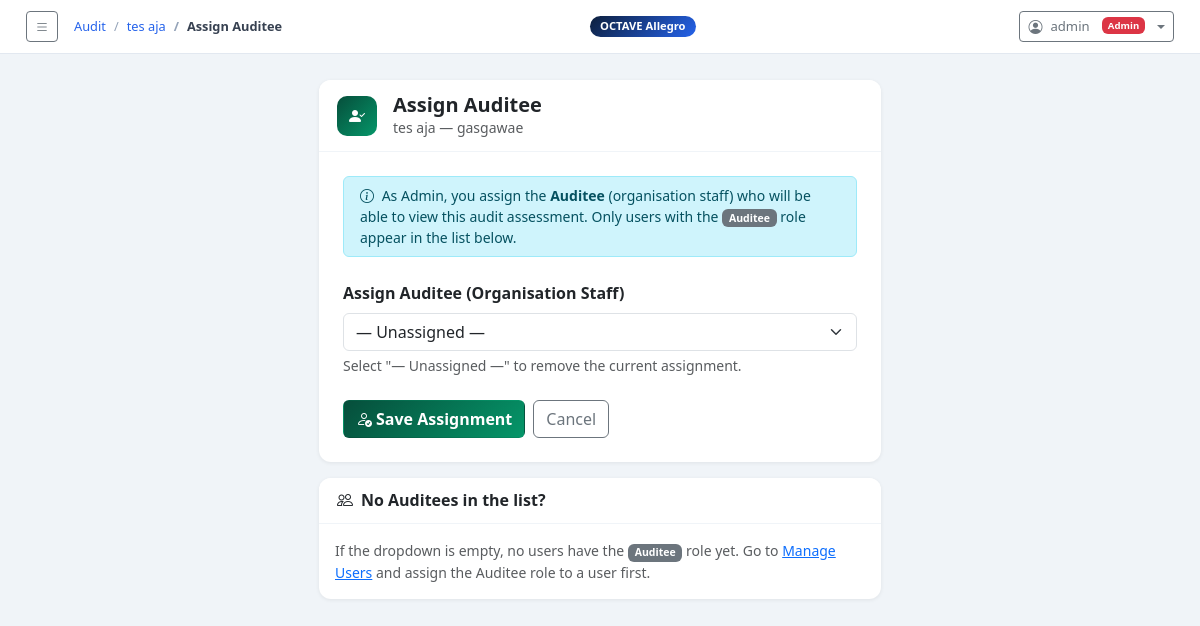
The page /audit/2/assign-auditee/ (signed in) on the database its author committed.
### octave_app/models.py (models this page shows, shortened)
class AuditAssessment(models.Model):
    owner          = models.ForeignKey(User, on_delete=models.SET_NULL, null=True, blank=True,
                         related_name='audit_assessments')
    assigned_auditee = models.ForeignKey(User, on_delete=models.SET_NULL, null=True, blank=True,
                         related_name='assigned_audit_assessments')
    title          = models.CharField(max_length=255)
    organization   = models.CharField(max_length=255)
    scope          = models.TextField()
    assessor_name  = models.CharField(max_length=255)
    assessor_email = models.EmailField(blank=True)
    start_date     = models.DateField(default=timezone.now)
    end_date       = models.DateField(null=True, blank=True)
    status         = models.CharField(max_length=20, choices=AUDIT_STATUS_CHOICES, default='draft')
    notes          = models.TextField(blank=True)
    created_at     = models.DateTimeField(default=timezone.now)
    updated_at     = models.DateTimeField(auto_now=True)
    class Meta:
        ordering = ['-created_at']

### octave_app/views.py (the view, shortened to what this page needs)
# urls.py: path('audit/<int:pk>/assign-auditee/',        views.audit_assign_auditee,   name='audit_assign_auditee'),
@login_required
@admin_required
def audit_assign_auditee(request, pk):
    from .forms import AssignAuditeeAuditForm
    audit = get_object_or_404(AuditAssessment, pk=pk)
    form  = AssignAuditeeAuditForm(request.POST or None, instance=audit)
    return render(request, 'octave_app/audit/audit_assign_auditee.html', {
        'form': form, 'audit': audit,
    })

### octave_app/forms.py
class AssignAuditeeAuditForm(forms.ModelForm):
    class Meta:
        model  = AuditAssessment
        fields = ['assigned_auditee']
        widgets = {'assigned_auditee': forms.Select(attrs={'class': 'form-select'})}
    def __init__(self, *args, **kwargs):
        super().__init__(*args, **kwargs)
        self.fields['assigned_auditee'].queryset    = User.objects.filter(profile__role='auditee')
        self.fields['assigned_auditee'].required    = False
        self.fields['assigned_auditee'].empty_label = '— Unassigned —'
        self.fields['assigned_auditee'].label       = 'Assign Auditee (Organisation Staff)'

### octave_app/context_processors.py (called while the page is built)
def sidebar_ctx(request):
    return {'octave_steps': OCTAVE_STEPS}

### octave_app/views.py (called while the page is built)
def admin_required(view_func):
    @wraps(view_func)
    def wrapper(request, *args, **kwargs):
        if not request.user.is_authenticated:
            return redirect('login')
        try:
            if request.user.profile.role != 'admin':
                messages.error(request, 'Access denied. Admin role required.')
                return redirect('dashboard')
        except UserProfile.DoesNotExist:
            messages.error(request, 'No profile found.')
            return redirect('dashboard')
        return view_func(request, *args, **kwargs)
    return wrapper

### octave_app/templates/octave_app/audit/audit_assign_auditee.html (shortened to what this page needs)
{% extends 'octave_app/base.html' %}
{% block breadcrumb %}
<li class="breadcrumb-item"><a href="{% url 'audit_list' %}">Audit</a></li>
<li class="breadcrumb-item"><a href="{% url 'audit_detail' audit.pk %}">{{ audit.title|truncatechars:25 }}</a></li>
<li class="breadcrumb-item active">Assign Auditee</li>
{% endblock %}
{% block content %}
<div class="row justify-content-center">
  <div class="col-md-6">
    <div class="card">
      <div class="card-header d-flex align-items-center gap-3">
        <div style="width:40px;height:40px;border-radius:10px;background:linear-gradient(135deg,#064e3b,#059669);display:flex;align-items:center;justify-content:center;flex-shrink:0;">
          <i class="bi bi-person-check-fill text-white"></i>
        </div>
        <div>
          <h5 class="mb-0 fw-bold">Assign Auditee</h5>
          <div class="text-muted small">{{ audit.title }} — {{ audit.organization }}</div>
        </div>
      </div>
      <div class="card-body p-4">
        <div class="alert alert-info py-2 small mb-4">
          <i class="bi bi-info-circle me-1"></i>
          As Admin, you assign the <strong>Auditee</strong> (organisation staff) who will be able to view this audit assessment.
          Only users with the <span class="badge bg-secondary">Auditee</span> role appear in the list below.
        </div>
        <form method="post">
          <div class="mb-4">
            <label class="form-label fw-semibold">{{ form.assigned_auditee.label }}</label>
            {{ form.assigned_auditee }}
            <div class="form-text">Select "— Unassigned —" to remove the current assignment.</div>
          </div>
          <div class="d-flex gap-2">
            <button type="submit" class="btn fw-semibold" style="background:linear-gradient(135deg,#064e3b,#059669);color:#fff;">
              <i class="bi bi-person-check me-1"></i>Save Assignment
            </button>
            <a href="{% url 'audit_detail' audit.pk %}" class="btn btn-outline-secondary">Cancel</a>
          </div>
        </form>
      </div>
    </div>
    <div class="card mt-3">
      <div class="card-header"><h6 class="fw-bold mb-0"><i class="bi bi-people me-2"></i>No Auditees in the list?</h6></div>
      <div class="card-body small text-muted">
        If the dropdown is empty, no users have the <span class="badge bg-secondary">Auditee</span> role yet.
        Go to <a href="{% url 'user_list' %}">Manage Users</a> and assign the Auditee role to a user first.
      </div>
    </div>
  </div>
</div>
{% endblock %}

### octave_app/templates/octave_app/base.html (shortened to what this page needs)
<!DOCTYPE html>
<html lang="en">
<head>
  <link href="https://cdn.jsdelivr.net/npm/bootstrap@5.3.2/dist/css/bootstrap.min.css" rel="stylesheet">
  <link href="https://cdn.jsdelivr.net/npm/bootstrap-icons@1.11.3/font/bootstrap-icons.css" rel="stylesheet">
</head>
<body>
<div class="main full">
  <div class="topbar">
    <div class="d-flex align-items-center gap-3">
      <button class="btn btn-sm btn-outline-secondary" id="toggleSidebar">
        <i class="bi bi-list"></i>
      </button>
      <nav aria-label="breadcrumb">
        <ol class="breadcrumb">
          {% block breadcrumb %}<li class="breadcrumb-item active">Dashboard</li>{% endblock %}
        </ol>
      </nav>
    </div>
    <span class="ws-badge">OCTAVE Allegro</span>
    {% if user.is_authenticated %}
    <div class="dropdown ms-3">
      <button class="btn btn-sm btn-outline-secondary dropdown-toggle d-flex align-items-center gap-2" type="button" data-bs-toggle="dropdown">
        <i class="bi bi-person-circle"></i>
        <span style="font-size:.82rem">{{ user.get_full_name|default:user.username }}</span>
        {% with role=user.profile.role %}
        {% if role == 'admin' %}<span class="badge bg-danger ms-1" style="font-size:.6rem">Admin</span>
        {% elif role == 'auditor' %}<span class="badge bg-primary ms-1" style="font-size:.6rem">Auditor</span>
        {% else %}<span class="badge bg-secondary ms-1" style="font-size:.6rem">Auditee</span>{% endif %}
        {% endwith %}
      </button>
    </div>
    {% endif %}
  </div>
  <div class="content">
    {% block content %}{% endblock %}
  </div>
</div>
</body>
</html>

### octave_app/templates/octave_app/base.html (style rules this page uses)
:root { --navy:#0d1f3c;--navy2:#1a3558;--accent:#2563eb;--sidebar:270px }
body { background:#f0f4f8;font-family:'Segoe UI',system-ui,sans-serif }
.main { margin-left:var(--sidebar); min-height:100vh; display:flex; flex-direction:column; transition:margin-left .3s ease; }
.main.full { margin-left:0 !important; }
.topbar { background:#fff;border-bottom:1px solid #e2e8f0;padding:11px 26px;position:sticky;top:0;z-index:100;display:flex;align-items:center;justify-content:space-between }
.topbar .breadcrumb { margin:0;font-size:.8rem }
.topbar .breadcrumb-item a { color:var(--accent);text-decoration:none }
.topbar .breadcrumb-item.active { color:#374151;font-weight:600 }
.topbar .breadcrumb-item+.breadcrumb-item::before { color:#94a3b8 }
.content { padding:26px;flex:1 }
.card { border:none;border-radius:12px;box-shadow:0 1px 4px rgba(0,0,0,.07) }
.card-header { background:#fff;border-bottom:1px solid #f0f4f8;border-radius:12px 12px 0 0!important;padding:13px 18px }
.ws-badge { background:linear-gradient(135deg,var(--navy),var(--accent));color:#fff;border-radius:16px;padding:2px 10px;font-size:.7rem;font-weight:700 }

### rows shown on the page
AuditAssessment: title "tes aja", organization "gasgawae", assigned_auditee "— Unassigned —"

### other values the page prints
{{ user.get_full_name|default:user.username }} "admin"
